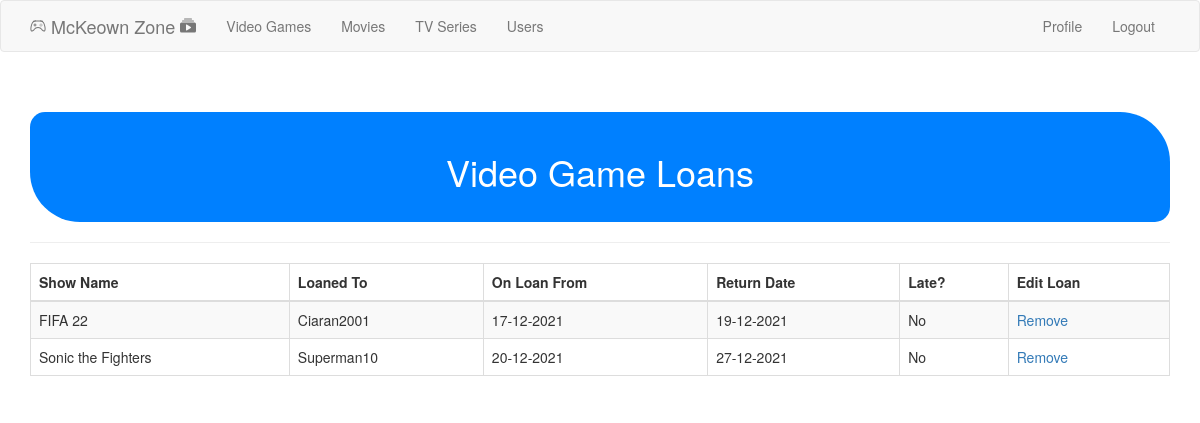
The page /admin/gameloans (signed in) on the database its author committed.
### app/models.py (models this page shows, shortened)
class GamesBooking(db.Model):
	bookingid = db.Column(db.Integer, primary_key=True, autoincrement=True)
	userid = db.Column(db.Integer, db.ForeignKey('user.id'))
	gameid = db.Column(db.Integer, db.ForeignKey('game.id'))
	fromdate = db.Column(db.DateTime)
	todate = db.Column(db.DateTime)
	caleventid = db.Column(db.String(255))
	req_date = db.Column(db.DateTime)

class Game(db.Model):
	id = db.Column(db.Integer, primary_key=True)
	name = db.Column(db.String(50))
	description = db.Column(db.String(250))
	release_year = db.Column(db.Integer)
	rating = db.Column(db.Integer)
	loan_status = db.Column(db.String(150))
	last_update = db.Column(db.DateTime, default=datetime.utcnow)

class User(UserMixin, db.Model):
	id = db.Column(db.Integer, primary_key=True)
	username = db.Column(db.String(64), index=True, unique=True)
	first_name = db.Column(db.String(64))
	last_name = db.Column(db.String(64))
	email = db.Column(db.String(120), index=True, unique=True)
	password_hash = db.Column(db.String(128))
	posts = db.relationship('Post', backref='author', lazy='dynamic')
	about_me = db.Column(db.String(140))
	last_seen = db.Column(db.DateTime, default= datetime.utcnow)
	Address_id = db.Column(db.Integer, db.ForeignKey('address.id', ondelete='CASCADE'))
	is_admin = db.Column(db.Boolean, default=False)
	followed = db.relationship(
		'User',
		secondary=followers,
		primaryjoin = (followers.c.follower_id == id),
		secondaryjoin = (followers.c.followed_id == id),
		backref= db.backref('followers', lazy='dynamic'),
		lazy='dynamic')

### app/routes.py (the view)
@app.route('/admin/gameloans')
@login_required
def game_loans():
	check_admin()
	loans = GamesBooking.query.all()
	return render_template ('gameloan.html', loans=loans, game=Game(), user=User(), datetime=datetime, title= "Loans")

### app/models.py (called while the page is built)
@login.user_loader
def load_user(id):
	return User.query.get(int(id));

### app/routes.py (called while the page is built)
@app.before_request
def before_request():
	if current_user.is_authenticated:
		current_user.last_seen = datetime.utcnow()
		db.session.commit()

def check_admin():
	if not current_user.is_admin:
		abort(403)

### app/templates/gameloan.html (shortened to what this page needs)
{% import "bootstrap/utils.html" as utils %}
{% extends "base.html" %}
{% block app_content %}
<div class="content-section">
  <div class="outer">
    <div class="middle">
      <div class="inner">
        <br/>
        <br/>
        <div class="roundedcornershapes">
        <h1 style="text-align:center;">Video Game Loans</h1></div>
        {% if loans %}
          <hr class="intro-divider">
          <div class="center">
              <table class="table table-hover table-striped table-bordered">
              <thead>
                <tr class="table-info">
                  <th scope="col"> Show Name </th> </div>
                  <th scope="col"> Loaned To </th>
                  <th scope="col"> On Loan From </th>
                  <th scope="col"> Return Date </th>
                  <th scope="col"> Late? </th>
                  <th scope="col"> Edit Loan </th>
              <tbody>
              {% for loan in loans %}
              <tr>
                <td> {{ game.query.filter_by(id=loan.gameid).first().name }} </td>
                <td> {{ user.query.filter_by(id=loan.userid).first().username }} </td>
                <td> {{ loan.fromdate.strftime('%d-%m-%Y') }} </td>
                <td> {{ loan.todate.strftime('%d-%m-%Y') }} </td>
                <td>
                  {% if loan.todate < datetime.utcnow() %}
                  Late
                  {% else %}
                  No
                  {% endif %}
                </td>
                <td>
                  <a href="{{ url_for('removegameloan', id=loan.bookingid) }}">
                     Remove
                  </a>
                </td>
                </tr>
              {% endfor %}
              </tbody>
          </div>
        {% else %}
          <div style="text-align: center">
            <h3> No TV Shows are currently on Loan. </h3>
            <hr class="intro-divider">
        {% endif %}
      </div>
    </div>
  </div>
</div>
{% endblock %}

### app/static/styles/style.css (style rules this page uses)
.roundedcornershapes { border-radius: 15px 50px; background: #0080FF; padding: 20px; width: 100%; height: 100%; color: white; }

### rows shown on the page
GamesBooking: query.filter_by "FIFA 22", query.filter_by "Ciaran2001", fromdate "17-12-2021", todate "19-12-2021", shows "No"
GamesBooking: query.filter_by "Sonic the Fighters", query.filter_by "Superman10", fromdate "20-12-2021", todate "27-12-2021", shows "No"
